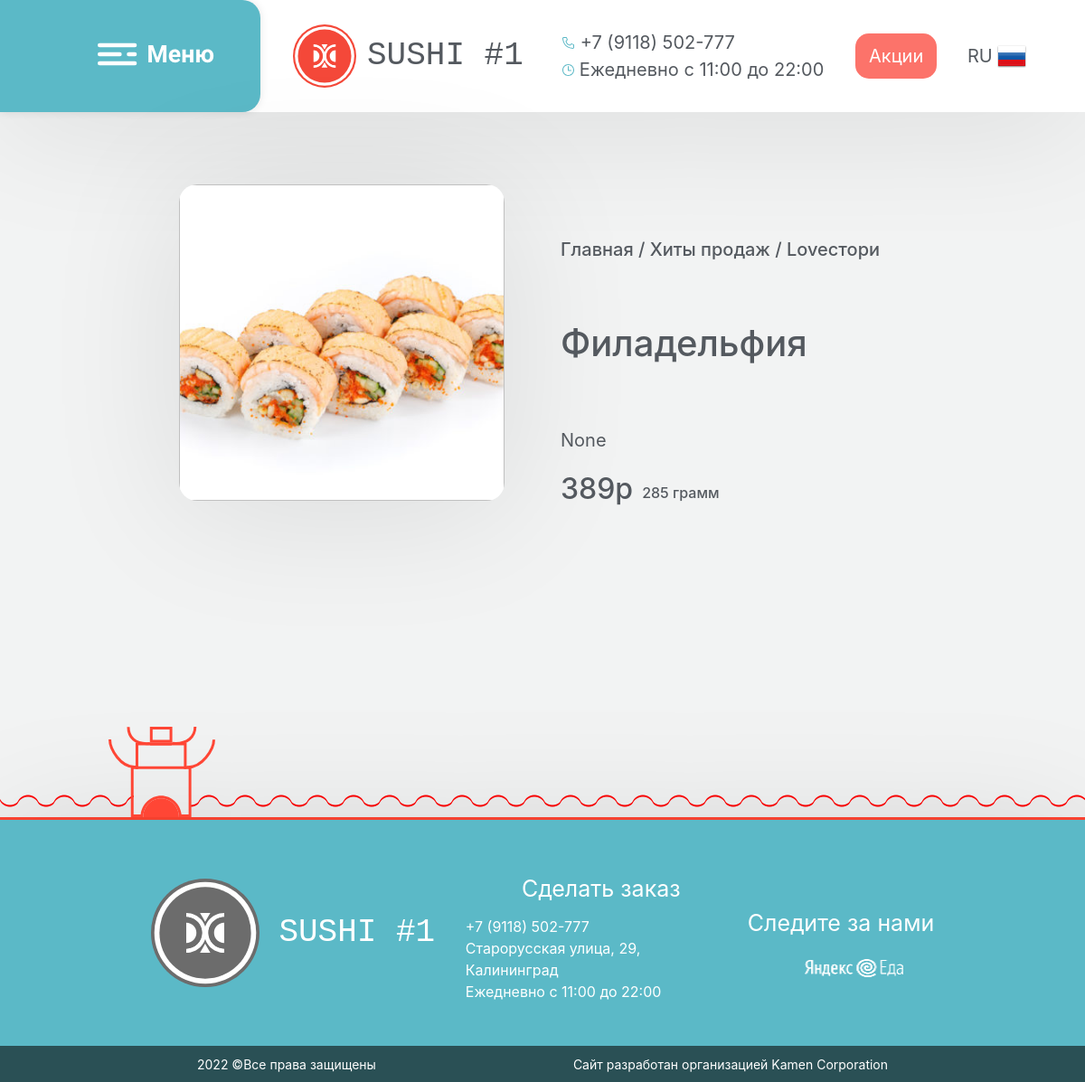
The page /meal/1 on the database its author committed.
### main/models.py (models this page shows)
class Food(models.Model):
    name = models.CharField(max_length=50, default="None")
    price = models.CharField(max_length=10, default="None")
    weight = models.CharField(max_length=10, default="None")
    description = models.TextField(default="None")
    filename = models.ImageField(default="-1.png")

### main/views.py (the view)
# urls.py: path('meal/<int:food_id>', views.show_meal),
def show_meal(request, food_id):
    if request.method == 'GET':
        try:
            food = Food.objects.get(id=food_id)
            data = {'food': food}
            return render(request, "main/meal.html", data)
        except Exception as e:
            print(str(e))
            print(traceback.format_exc())
            return HttpResponseNotFound('<h1>An error has occurred</h1>')

### main/templates/main/meal.html (shortened to what this page needs)
{% extends 'main/base.html' %}
{% block body %}
<main>
<div class="food-window">
    <div id="my-gallery" class="main-frame for-food-image vanilla-zoom" style="align-items: center; display: flex; flex-direction: column; justify-content: flex-start;">
        <img class="food-image zoomed-image">
    </div>
    <div class="main-frame description-frame">
        <span style="margin-top: 3em;"> <h5>Главная / Хиты продаж / Loveстори</h5> </span>
        <span style="margin-top: 3em;"> <h1> {{ food.name }} </h1> </span>
        <span style="margin-top: 3em;"> {{ food.description }} </span>
        <div style="margin-top: 1em; margin-left: 0em; display: flex; flex-direction: raw;">
            <span style="margin-right: 10px "> <h2> {{ food.price }}р </h2> </span>
            <span style="display: flex; align-items: flex-end; margin-bottom: 5px;"> <h6 >{{ food.weight }} грамм </h6> </span>
        </div>
    </div>
</div>
</main>
<link rel="stylesheet" href="/static/css/vanilla-zoom.css">
{% endblock %}

### main/static/css/style.css (style rules this page uses)
html { height: 100%; width: 100%; }
body { background-color: #f2f3f3; color: #54595F; margin: 0; padding: 0; width: 100%; height: 100%; font-size: 20px !important; }
main { width: 65%; margin-left: auto; margin-right: auto; }

### main/static/css/vanilla-zoom.css (style rules this page uses)
.vanilla-zoom { width: 100%; display: flex; }
.vanilla-zoom .zoomed-image { flex: 1; background-repeat: no-repeat; background-position: center; background-size: cover; margin-left: 5px; }

### main/templates/main/meal.html (style rules this page uses)
main { width: 75%; }
.food-window { margin: 0 0em; display: flex; flex-direction: raw; align-items: center; justify-content: space-around; }
.main-frame { width: 32em; height: 500px; margin: 2em 1em;  }
.food-image { width: 30vw; height: 30vw; border-radius: 20px; background-size: contain; background-repeat: no-repeat; box-shadow: 0 10px 150px rgba(0,0,0,0.1); }
.description-frame { display: flex; flex-direction: column; }

### rows shown on the page
Food: name "Филадельфия", description "None", price "389", weight "285"
